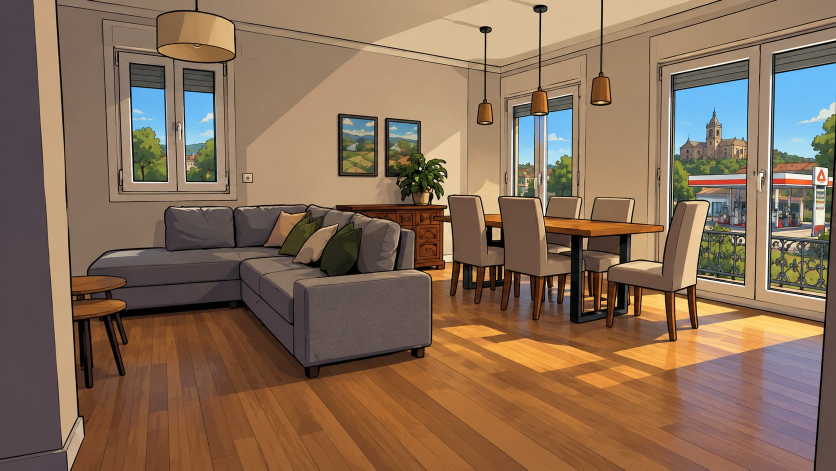
#> input picture img/bg-casa-salon.jpg, 1672 x 941 px (shown at 1/2 size)
$ python noite.py
#> lines starting #> are read from the running program, lines starting #| are printed output that depends on the picture
#!/usr/bin/env python3
"""Versión nocturna das fotos de Oscar (salón e vista do balcón) para a noite que pecha o Acto 1 e o patio da segunda noite (Acto 2).
Só é un tratamento de cor (escurecer e azular), non un debuxo novo. Provisional ata que haxa arte de noite.
Uso: python3 tools/noite.py"""
import os
from PIL import Image, ImageEnhance
ROOT = os.path.dirname(os.path.dirname(os.path.abspath(__file__)))
for src, out in [('bg-casa-salon.jpg', 'noite-salon.jpg'), ('vista-salon.jpg', 'noite-vista.jpg'), ('bg-casa-patio.jpg', 'noite-patio.jpg')]:
    im = Image.open(os.path.join(ROOT, 'img', src)).convert('RGB')
#> im is the input picture: PIL image 1672x941 RGB; mean R, G, B 135.6, 109.5, 87.3
    im = ImageEnhance.Color(im).enhance(0.45)
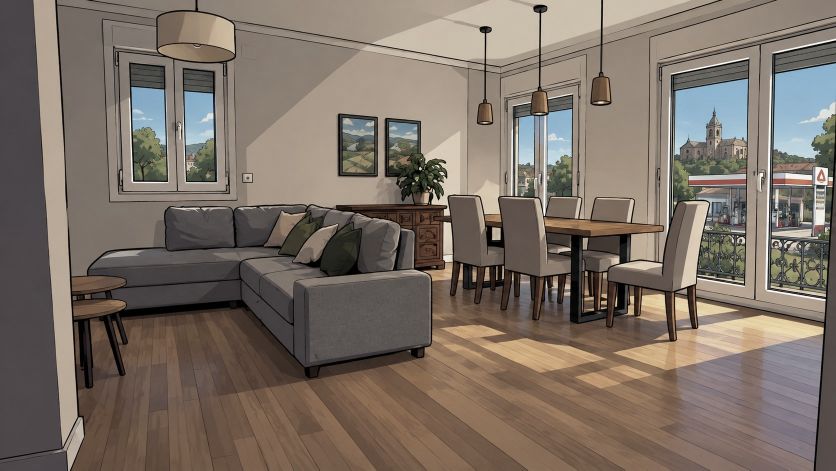
#> im: PIL image 1672x941 RGB (shown at 1/2 size); mean R, G, B 123.7, 111.9, 101.9
    im = im.point(lambda v: int(255 * (v / 255) ** 1.9 * 0.45))
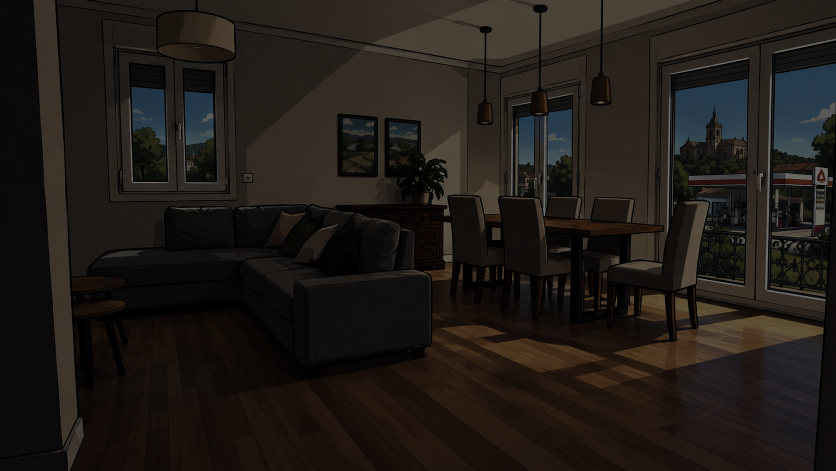
#> im: PIL image 1672x941 RGB (shown at 1/2 size); mean R, G, B 32.2, 27.1, 23
    azul = Image.new('RGB', im.size, (20, 34, 78))
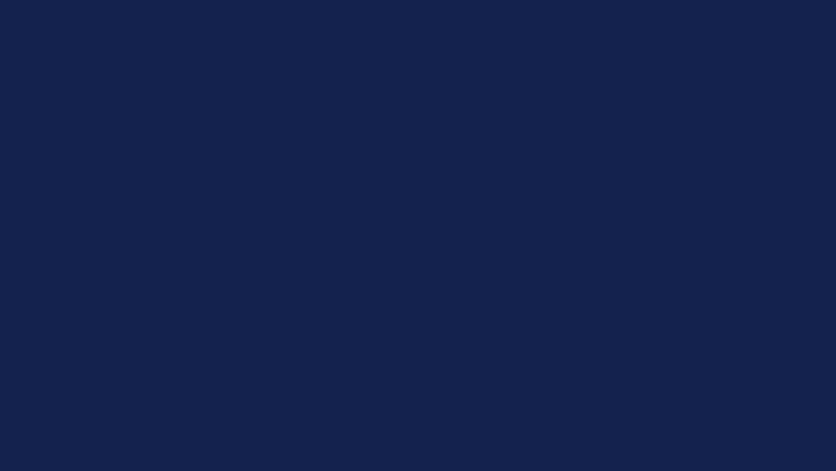
#> azul: PIL image 1672x941 RGB (shown at 1/2 size); mean R, G, B 20, 34, 78
    im = Image.blend(im, azul, 0.36)
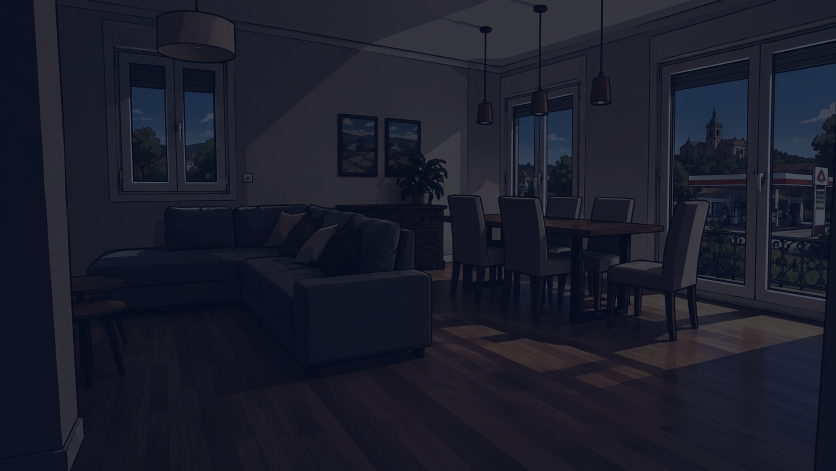
#> im: PIL image 1672x941 RGB (shown at 1/2 size); mean R, G, B 27.4, 29.1, 42.3
    im.save(os.path.join(ROOT, 'img', out), quality=82, optimize=True)
    print('escrito', out, im.size)
#| escrito noite-salon.jpg (1672, 941)
#> pass 2 of the loop `for src, out in [('bg-casa-salon.jpg', 'noite-salon.jpg'), ('vista-sal..`:
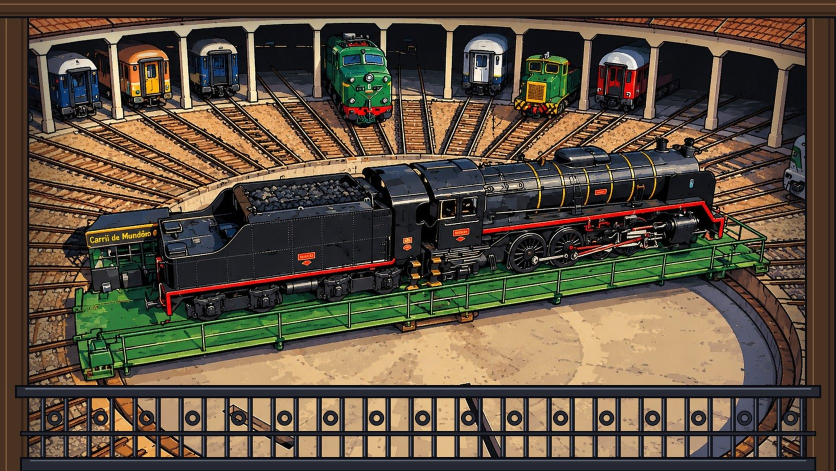
#> input picture img/vista-salon.jpg, 1672 x 941 px (shown at 1/2 size)
#> im is the input picture: PIL image 1672x941 RGB; mean R, G, B 92.4, 79.1, 62.5
#> `im = im.point(lambda v: int(255 * (v / 255) ** 1.9 * 0.45))`:
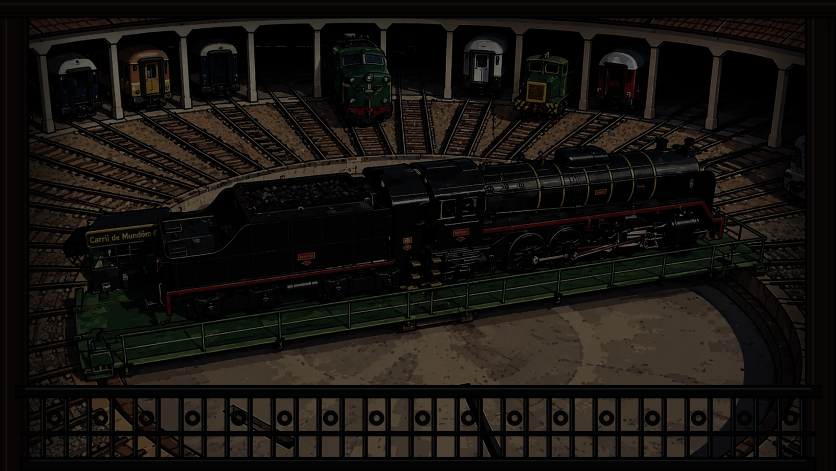
#> im: PIL image 1672x941 RGB (shown at 1/2 size); mean R, G, B 21.8, 18.7, 15.2
#> `im = Image.blend(im, azul, 0.36)`:
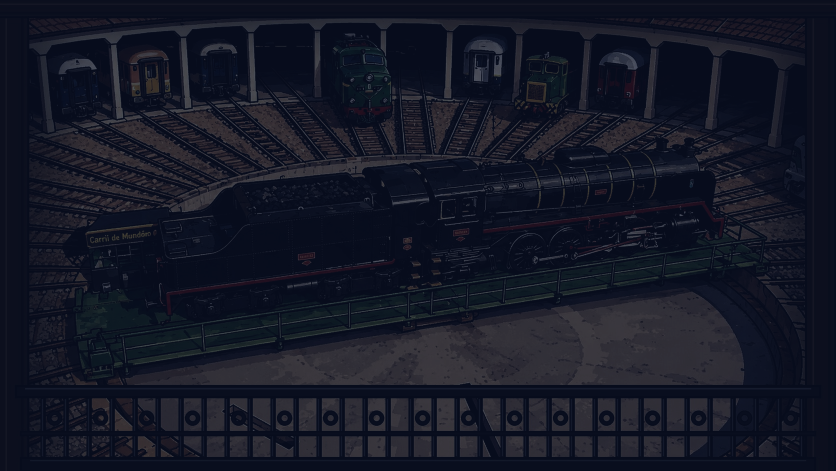
#> im: PIL image 1672x941 RGB (shown at 1/2 size); mean R, G, B 20.7, 23.8, 37.4
#| escrito noite-vista.jpg (1672, 941)
#> pass 3 of the loop `for src, out in [('bg-casa-salon.jpg', 'noite-salon.jpg'), ('vista-sal..`:
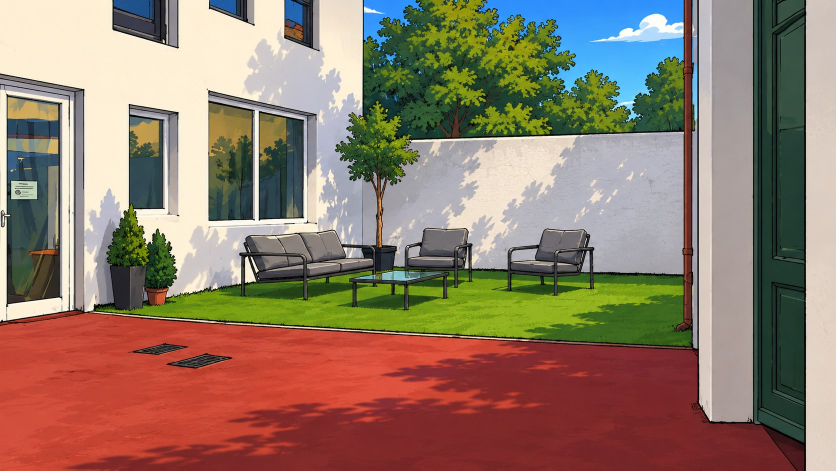
#> input picture img/bg-casa-patio.jpg, 1672 x 941 px (shown at 1/2 size)
#> im is the input picture: PIL image 1672x941 RGB; mean R, G, B 144.1, 122.8, 106.3
#> `im = im.point(lambda v: int(255 * (v / 255) ** 1.9 * 0.45))`:
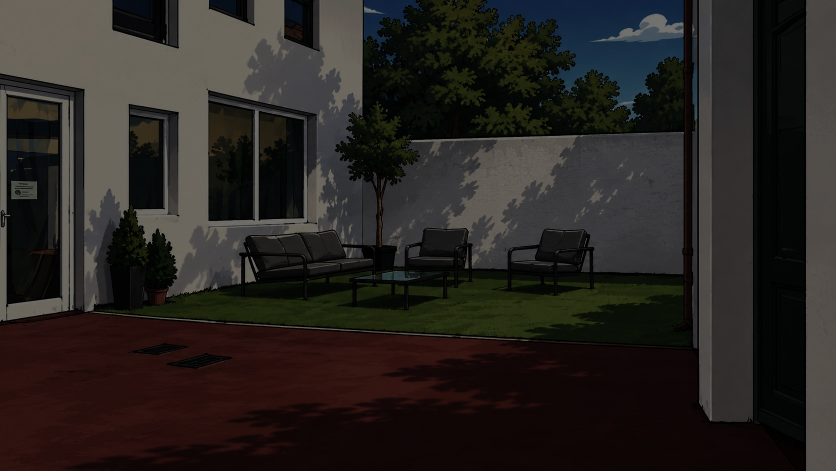
#> im: PIL image 1672x941 RGB (shown at 1/2 size); mean R, G, B 40.6, 36.5, 33.5
#> `im = Image.blend(im, azul, 0.36)`:
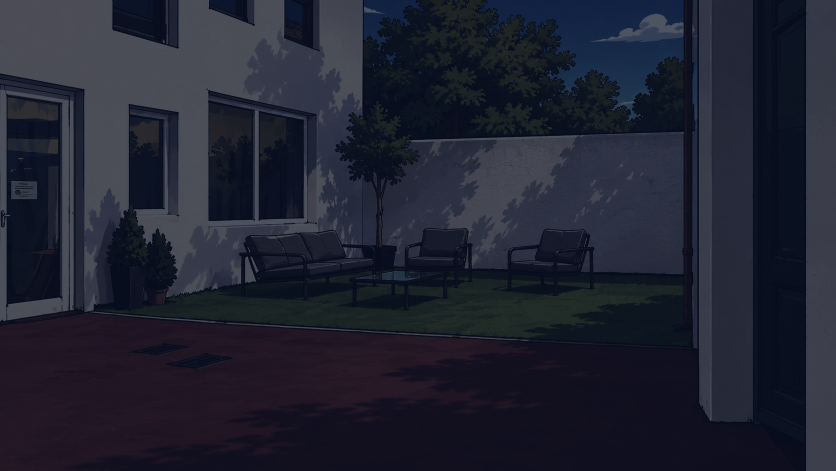
#> im: PIL image 1672x941 RGB (shown at 1/2 size); mean R, G, B 32.7, 35.2, 49
#| escrito noite-patio.jpg (1672, 941)

# Acto 2: o patio de noite coa luz por debaixo da porta verde do taller (e sen ela, cando se apaga)
from PIL import ImageDraw, ImageFilter
base = Image.open(os.path.join(ROOT, 'img', 'noite-patio.jpg')).convert('RGB')
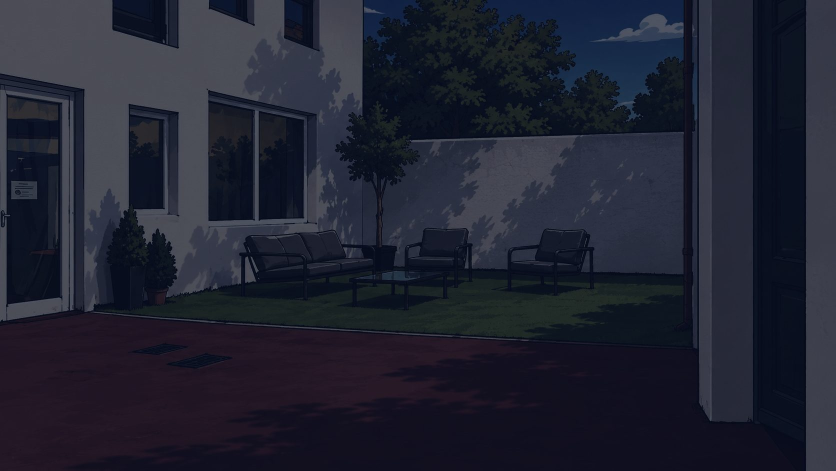
#> base: PIL image 1672x941 RGB (shown at 1/2 size); mean R, G, B 32.7, 35.1, 49.1
sx = base.size[0] / 960
#> sx = 1.74
glow = Image.new('RGB', base.size, (0, 0, 0)); g = ImageDraw.Draw(glow)
#> after `glow = Image.new('RGB', base.size, (0, 0, 0))`: glow: PIL image 1672x941 RGB; every value is 0
g.rectangle([int(858 * sx), int(470 * sx), int(934 * sx), int(484 * sx)], fill=(255, 196, 90))   # raia baixo a porta
g.rectangle([int(893 * sx), int(60 * sx), int(899 * sx), int(470 * sx)], fill=(255, 170, 70))    # rendixa entre follas
g.polygon([(int(860 * sx), int(482 * sx)), (int(934 * sx), int(482 * sx)), (int(900 * sx), int(420 * sx)), (int(700 * sx), int(440 * sx))], fill=(150, 104, 40))  # luz no chan
glow = glow.filter(ImageFilter.GaussianBlur(14 * sx))
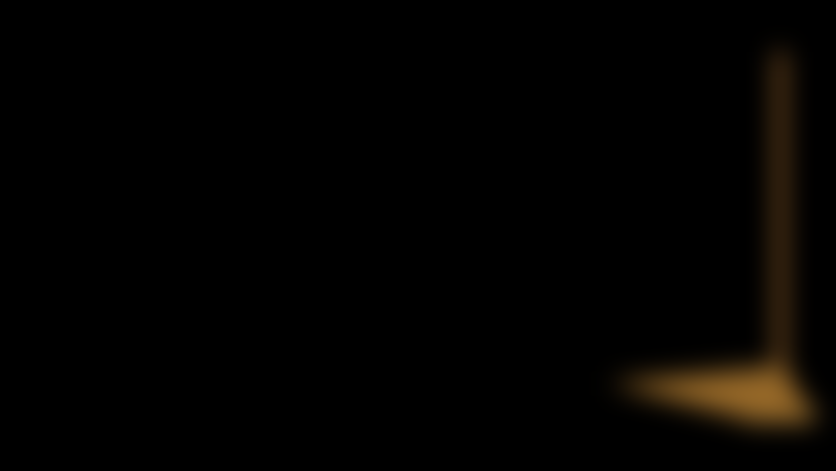
#> glow: PIL image 1672x941 RGB (shown at 1/2 size); mean R, G, B 3.6, 2.4, 1
from PIL import ImageChops
ImageChops.add(base, glow).save(os.path.join(ROOT, 'img', 'noite-patio-luz.jpg'), quality=82, optimize=True)
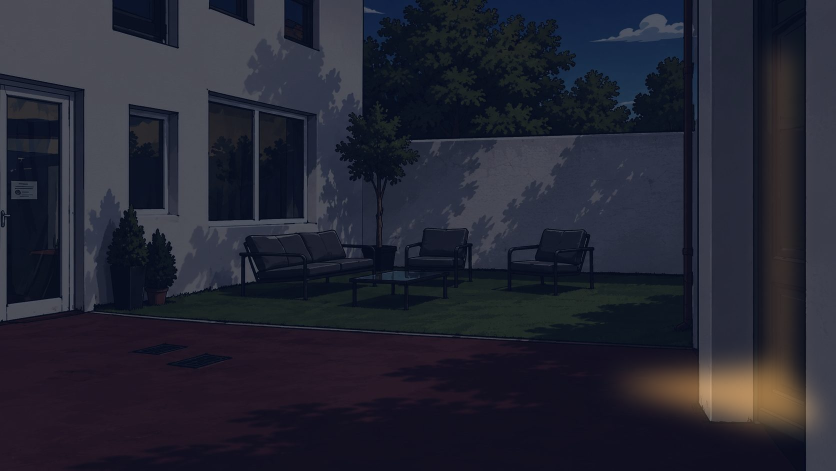
#> saved as noite-patio-luz.jpg: PIL image 1672x941 RGB (shown at 1/2 size); mean R, G, B 36.3, 37.5, 50.1
print('escrito noite-patio-luz.jpg')

# Dormitorio (ilustración de Oscar, de día) → de noite, e outra coa lámpada da mesiña acesa (Martín érguese)
#> (the run stopped early here; a loop or call above may not have finished)
